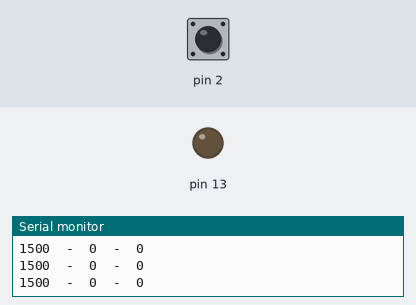
A sketch run on a simulated Arduino Uno, built with avr-gcc and run on an emulated ATmega328P. Shown: output pins drawn as LEDs (lit = HIGH), the last lines printed to the serial monitor. The inputs (shaded band) are chosen by the test bench; at power-on: pin 2 LOW.

Above: at 1.2 s.
1.3 s: pin 2 pulsed HIGH 2 times (0.12 s each, 0.3 s apart)
At 2.1 s:
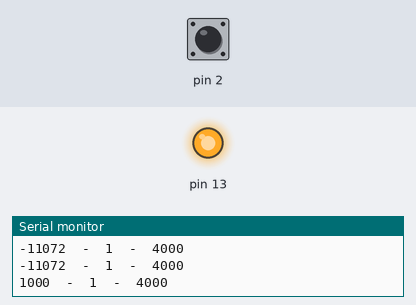
Timing chart, 0 to 4.3 s (numbered marks = the images above; inputs shaded):
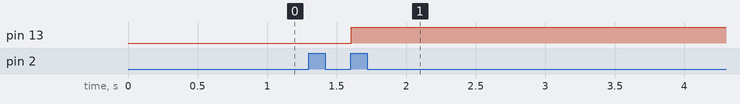

Measured:
- after the input at 1.3 s, pin 13: LOW → HIGH after 0.30 s

The sketch:

pwm-read.ino
```cpp
#include <Wire.h>
#include <Adafruit_MCP4725.h>

Adafruit_MCP4725 dac; // constructor

volatile int pwm_value = 0;
volatile int prev_time = 0;

int currentDutyCycle = 1500;
int speedLinear = 0;
int forwardReverse = 1;//1=forward 0=reverse


void setup() {
  pinMode(13, OUTPUT);
    Serial.begin(9600);
    // when pin D2 goes high, call the rising function
    attachInterrupt(0, rising, RISING);
    dac.begin(0x62); // The I2C Address: Run the I2C Scanner if you're not sure
}

void dutyCycleToOperation(){

    Serial.print(currentDutyCycle);
    Serial.print("  -  ");
    if(currentDutyCycle < 1000){
      currentDutyCycle = 1000;
     }

    if(currentDutyCycle > 2000){
      currentDutyCycle = 2000;
     }
    /*
     * VERY SPECIAL CASE.
     * If duty cycle drops below 1000, we assume Something Bad.
     * 1. Set duty cycle to Neutral
     * 2. Set speed to 0
     * 3. Set direction to forward
     */
     /*
    if(currentDutyCycle < 1000){
      currentDutyCycle = 1500;
      forwardReverse = 1;
      speedLinear = 0;
      return;
    }

    if(currentDutyCycle > 2000){
      currentDutyCycle = 1500;
      forwardReverse = 1;
      speedLinear = 0;
      return;
    }
  */
    if( currentDutyCycle < 1500 ){
      forwardReverse = 1;
      digitalWrite(13, HIGH);
    }else{
      forwardReverse = 0;
      digitalWrite(13, LOW);
    }

    if ( currentDutyCycle > 1400 & currentDutyCycle < 1600){
      //Neutral.  Speed = 0;
      speedLinear = 0;
    }else{
      if( currentDutyCycle < 1500){
            speedLinear = ( 1400 - currentDutyCycle )/4;
      }else{
            speedLinear = ( currentDutyCycle - 1600 )/4;
      }
    }

    Serial.print(forwardReverse);
    Serial.print("  -  ");
    Serial.println(speedLinear*40);
    delay(200);
}

void loop() {

  dutyCycleToOperation();
  dac.setVoltage(speedLinear * 40, false);
}

void rising() {
  attachInterrupt(0, falling, FALLING);
  prev_time = micros();
}

void falling() {
  attachInterrupt(0, rising, RISING);
  currentDutyCycle = micros()-prev_time;

  //Serial.println(currentDutyCycle);
}
```
